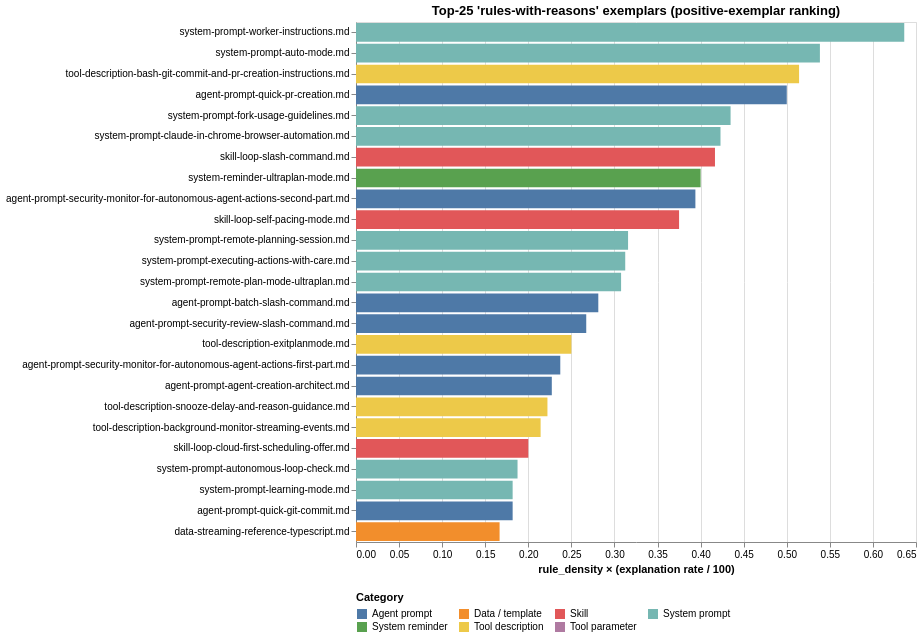

Here is the notebook cell this chart was saved with:
### Markdown cell above
### Top-25 "rules-with-reasons" exemplars (Opinion-round addition D)

The inverse of the welfare-evidence ranking above. Each file is scored as `rule_density × (rule_explained_para_pct / 100)` — high score means the file is rule-saturated AND most of those rules are explained at the paragraph level. Filters: at least 10 sentences AND at least 5 rule sentences (suppressing trivial cases like `1/1 rules explained`).

These are the files Anthropic could point to as "this is how to do it" templates in PROPOSAL.md — concrete positive exemplars rather than only critiques.

### Code cell
"""Top-25 'rules-with-reasons' exemplars — inverse welfare-evidence (Opinion-round D)."""

exemplars = positive_exemplar_table(alt_df, top_n=25)

exemplar_chart = (
    alt.Chart(exemplars)
    .mark_bar()
    .encode(
        x=alt.X("score:Q", title="rule_density × (explanation rate / 100)"),
        y=alt.Y("path:N", sort=exemplars["path"].tolist(), title=None,
                axis=alt.Axis(labelLimit=520)),
        color=alt.Color("category:N",
                        scale=alt.Scale(domain=_cat_domain, range=_cat_range),
                        legend=alt.Legend(title="Category", orient="bottom", columns=4)),
        tooltip=[
            alt.Tooltip("path:N"),
            alt.Tooltip("category:N"),
            alt.Tooltip("ccVersion:N"),
            alt.Tooltip("rule_n:Q",                  format=",", title="rule sentences"),
            alt.Tooltip("rule_density:Q",            format=".3f"),
            alt.Tooltip("rule_explained_para_pct:Q", format=".2f", title="% explained"),
            alt.Tooltip("score:Q",                   format=".3f"),
        ],
    )
    .properties(width=560, height=520,
                title="Top-25 'rules-with-reasons' exemplars (positive-exemplar ranking)")
)

print("Top-5 positive exemplars (for the welfare-submission's 'this is how to do it' list):")
print(exemplars.head().to_string(index=False))

exemplar_chart

### Figure 1 — Vega-Lite specification as saved in the notebook (floating-point values rounded to 4 significant figures)
{"config": {"view": {"continuousWidth": 300, "continuousHeight": 300}}, "data": {"name": "data-625dd67753ee2e4acdf1ec780d15db21"}, "mark": {"type": "bar"}, "encoding": {"color": {"field": "category", "legend": {"columns": 4, "orient": "bottom", "title": "Category"}, "scale": {"domain": ["Agent prompt", "Data / template", "Skill", "System prompt", "System reminder", "Tool description", "Tool parameter"], "range": ["#4e79a7", "#f28e2c", "#e15759", "#76b7b2", "#59a14f", "#edc949", "#af7aa1"]}, "type": "nominal"}, "tooltip": [{"field": "path", "type": "nominal"}, {"field": "category", "type": "nominal"}, {"field": "ccVersion", "type": "nominal"}, {"field": "rule_n", "format": ",", "title": "rule sentences", "type": "quantitative"}, {"field": "rule_density", "format": ".3f", "type": "quantitative"}, {"field": "rule_explained_para_pct", "format": ".2f", "title": "% explained", "type": "quantitative"}, {"field": "score", "format": ".3f", "type": "quantitative"}], "x": {"field": "score", "title": "rule_density × (explanation rate / 100)", "type": "quantitative"}, "y": {"axis": {"labelLimit": 520}, "field": "path", "sort": ["system-prompt-worker-instructions.md", "system-prompt-auto-mode.md", "tool-description-bash-git-commit-and-pr-creation-instructions.md", "agent-prompt-quick-pr-creation.md", "system-prompt-fork-usage-guidelines.md", "system-prompt-claude-in-chrome-browser-automation.md", "skill-loop-slash-command.md", "system-reminder-ultraplan-mode.md", "agent-prompt-security-monitor-for-autonomous-agent-actions-second-part.md", "skill-loop-self-pacing-mode.md", "system-prompt-remote-planning-session.md", "system-prompt-executing-actions-with-care.md", "system-prompt-remote-plan-mode-ultraplan.md", "agent-prompt-batch-slash-command.md", "agent-prompt-security-review-slash-command.md", "tool-description-exitplanmode.md", "agent-prompt-security-monitor-for-autonomous-agent-actions-first-part.md", "agent-prompt-agent-creation-architect.md", "tool-description-snooze-delay-and-reason-guidance.md", "tool-description-background-monitor-streaming-events.md", "skill-loop-cloud-first-scheduling-offer.md", "system-prompt-autonomous-loop-check.md", "system-prompt-learning-mode.md", "agent-prompt-quick-git-commit.md", "data-streaming-reference-typescript.md"], "title": null, "type": "nominal"}}, "height": 520, "title": "Top-25 'rules-with-reasons' exemplars (positive-exemplar ranking)", "width": 560, "$schema": "https://vega.github.io/schema/vega-lite/v6.4.1.json", "datasets": {"data-625dd67753ee2e4acdf1ec780d15db21": [{"path": "system-prompt-worker-instructions.md", "category": "System prompt", "ccVersion": "2.1.63", "rule_n": 7, "rule_density": 0.6364, "rule_explained_para_pct": 100.0, "score": 0.6364}, {"path": "system-prompt-auto-mode.md", "category": "System prompt", "ccVersion": "2.1.84", "rule_n": 8, "rule_density": 0.6154, "rule_explained_para_pct": 87.5, "score": 0.5385}, {"path": "tool-description-bash-git-commit-and-pr-creation-instructions.md", "category": "Tool description", "ccVersion": "2.1.84", "rule_n": 20, "rule_density": 0.5714, "rule_explained_para_pct": 90.0, "score": 0.5143}, {"path": "agent-prompt-quick-pr-creation.md", "category": "Agent prompt", "ccVersion": "2.1.118", "rule_n": 8, "rule_density": 0.5714, "rule_explained_para_pct": 87.5, "score": 0.5}, {"path": "system-prompt-fork-usage-guidelines.md", "category": "System prompt", "ccVersion": "2.1.105", "rule_n": 11, "rule_density": 0.4783, "rule_explained_para_pct": 90.91, "score": 0.4348}, {"path": "system-prompt-claude-in-chrome-browser-automation.md", "category": "System prompt", "ccVersion": "2.1.20", "rule_n": 17, "rule_density": 0.6538, "rule_explained_para_pct": 64.71, "score": 0.4231}, {"path": "skill-loop-slash-command.md", "category": "Skill", "ccVersion": "2.1.101", "rule_n": 8, "rule_density": 0.6667, "rule_explained_para_pct": 62.5, "score": 0.4167}, {"path": "system-reminder-ultraplan-mode.md", "category": "System reminder", "ccVersion": "2.1.88", "rule_n": 12, "rule_density": 0.6, "rule_explained_para_pct": 66.67, "score": 0.4}, {"path": "agent-prompt-security-monitor-for-autonomous-agent-actions-second-part.md", "category": "Agent prompt", "ccVersion": "2.1.120", "rule_n": 29, "rule_density": 0.4394, "rule_explained_para_pct": 89.66, "score": 0.3939}, {"path": "skill-loop-self-pacing-mode.md", "category": "Skill", "ccVersion": "2.1.105", "rule_n": 7, "rule_density": 0.4375, "rule_explained_para_pct": 85.71, "score": 0.375}, {"path": "system-prompt-remote-planning-session.md", "category": "System prompt", "ccVersion": "2.1.89", "rule_n": 13, "rule_density": 0.6842, "rule_explained_para_pct": 46.15, "score": 0.3158}, {"path": "system-prompt-executing-actions-with-care.md", "category": "System prompt", "ccVersion": "2.1.78", "rule_n": 10, "rule_density": 0.625, "rule_explained_para_pct": 50.0, "score": 0.3125}, {"path": "system-prompt-remote-plan-mode-ultraplan.md", "category": "System prompt", "ccVersion": "2.1.92", "rule_n": 14, "rule_density": 0.5385, "rule_explained_para_pct": 57.14, "score": 0.3077}, {"path": "agent-prompt-batch-slash-command.md", "category": "Agent prompt", "ccVersion": "2.1.81", "rule_n": 23, "rule_density": 0.7188, "rule_explained_para_pct": 39.13, "score": 0.2812}, {"path": "agent-prompt-security-review-slash-command.md", "category": "Agent prompt", "ccVersion": "2.1.120", "rule_n": 37, "rule_density": 0.319, "rule_explained_para_pct": 83.78, "score": 0.2672}, {"path": "tool-description-exitplanmode.md", "category": "Tool description", "ccVersion": "2.1.14", "rule_n": 5, "rule_density": 0.4167, "rule_explained_para_pct": 60.0, "score": 0.25}, {"path": "agent-prompt-security-monitor-for-autonomous-agent-actions-first-part.md", "category": "Agent prompt", "ccVersion": "2.1.119", "rule_n": 41, "rule_density": 0.4227, "rule_explained_para_pct": 56.1, "score": 0.2371}, {"path": "agent-prompt-agent-creation-architect.md", "category": "Agent prompt", "ccVersion": "2.0.77", "rule_n": 9, "rule_density": 0.4091, "rule_explained_para_pct": 55.56, "score": 0.2273}, {"path": "tool-description-snooze-delay-and-reason-guidance.md", "category": "Tool description", "ccVersion": "2.1.105", "rule_n": 15, "rule_density": 0.5556, "rule_explained_para_pct": 40.0, "score": 0.2222}, {"path": "tool-description-background-monitor-streaming-events.md", "category": "Tool description", "ccVersion": "2.1.119", "rule_n": 16, "rule_density": 0.381, "rule_explained_para_pct": 56.25, "score": 0.2143}, {"path": "skill-loop-cloud-first-scheduling-offer.md", "category": "Skill", "ccVersion": "2.1.101", "rule_n": 9, "rule_density": 0.9, "rule_explained_para_pct": 22.22, "score": 0.2}, {"path": "system-prompt-autonomous-loop-check.md", "category": "System prompt", "ccVersion": "2.1.101", "rule_n": 16, "rule_density": 0.5, "rule_explained_para_pct": 37.5, "score": 0.1875}, {"path": "system-prompt-learning-mode.md", "category": "System prompt", "ccVersion": "2.0.14", "rule_n": 5, "rule_density": 0.4545, "rule_explained_para_pct": 40.0, "score": 0.1818}, {"path": "agent-prompt-quick-git-commit.md", "category": "Agent prompt", "ccVersion": "2.1.118", "rule_n": 6, "rule_density": 0.5455, "rule_explained_para_pct": 33.33, "score": 0.1818}, {"path": "data-streaming-reference-typescript.md", "category": "Data / template", "ccVersion": "2.1.111", "rule_n": 5, "rule_density": 0.2778, "rule_explained_para_pct": 60.0, "score": 0.1667}]}}
